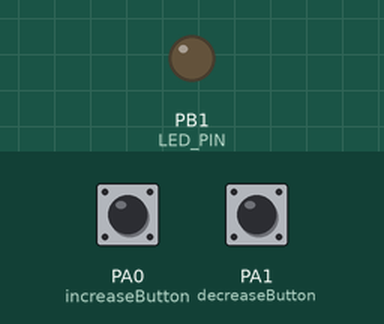
Bench run of a program on a simulated STM32 Blue Pill. Shown: output pins drawn as LEDs (lit = HIGH). The test bench sets the inputs (shaded band); at power-on: PA0 (increaseButton) LOW, PA1 (decreaseButton) LOW.

Above: at 1.2 s.
1.3 s: PA0 (increaseButton) pulled HIGH for 1 s
At 3.2 s:
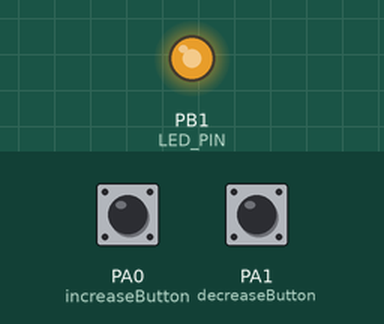
4.0 s: PA1 (decreaseButton) pulled HIGH for 1 s
At 4.45 s:
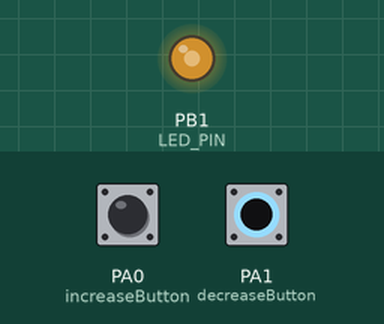
6.7 s: PA0 (increaseButton) pulled HIGH for 0.15 s
At 7.8 s:
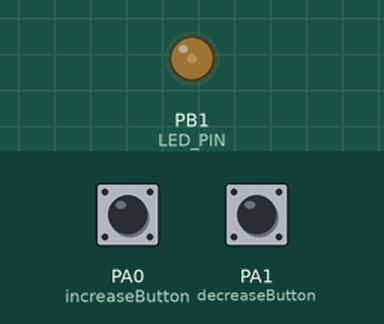
8.5 s: PA1 (decreaseButton) pulled HIGH for 0.15 s
At 9.2 s:
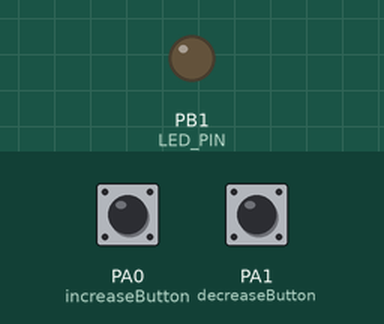
Timing chart, 0 to 11.3 s (numbered marks = the images above; inputs shaded):
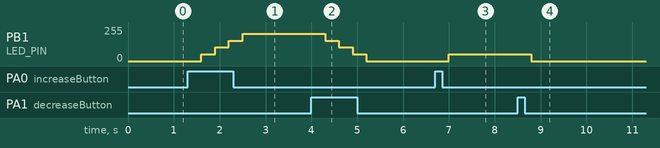

The program:

main.cpp
```cpp
#include <Arduino.h>

#define increaseButton PA0
#define decreaseButton PA1
#define LED_PIN PB1

int button1, button2;
int dim_value = 0;

void setup() {
  pinMode(increaseButton, INPUT);
  pinMode(decreaseButton, INPUT);
  pinMode(LED_PIN, OUTPUT);
}

void loop(){
  button1 = digitalRead(increaseButton);
  button2 = digitalRead(decreaseButton);
  if(button1 == HIGH){
    if(dim_value > 255){
      dim_value = 255;
    }
    else{
      dim_value += 51;
      delay(300);
    }
  }

  if(button2 == HIGH){
    if(dim_value < 51){
      dim_value = 0;
    }
    else{
      dim_value -= 51;
      delay(300);
    }
  }
  analogWrite(LED_PIN, dim_value);
}
```

Measured:
- after the input at 1.3 s, PB1 (LED_PIN): 0/255 → 51/255 after 0.30 s, → 102/255 0.30 s later, → 153/255 0.30 s later, → 204/255 0.30 s later
- after the input at 4.0 s, PB1 (LED_PIN): 204/255 → 153/255 after 0.30 s, → 102/255 0.30 s later, → 51/255 0.30 s later, → 0/255 0.30 s later
- after the input at 6.7 s, PB1 (LED_PIN): 0/255 → 51/255 after 0.30 s
- after the input at 8.5 s, PB1 (LED_PIN): 51/255 → 0/255 after 0.30 s
